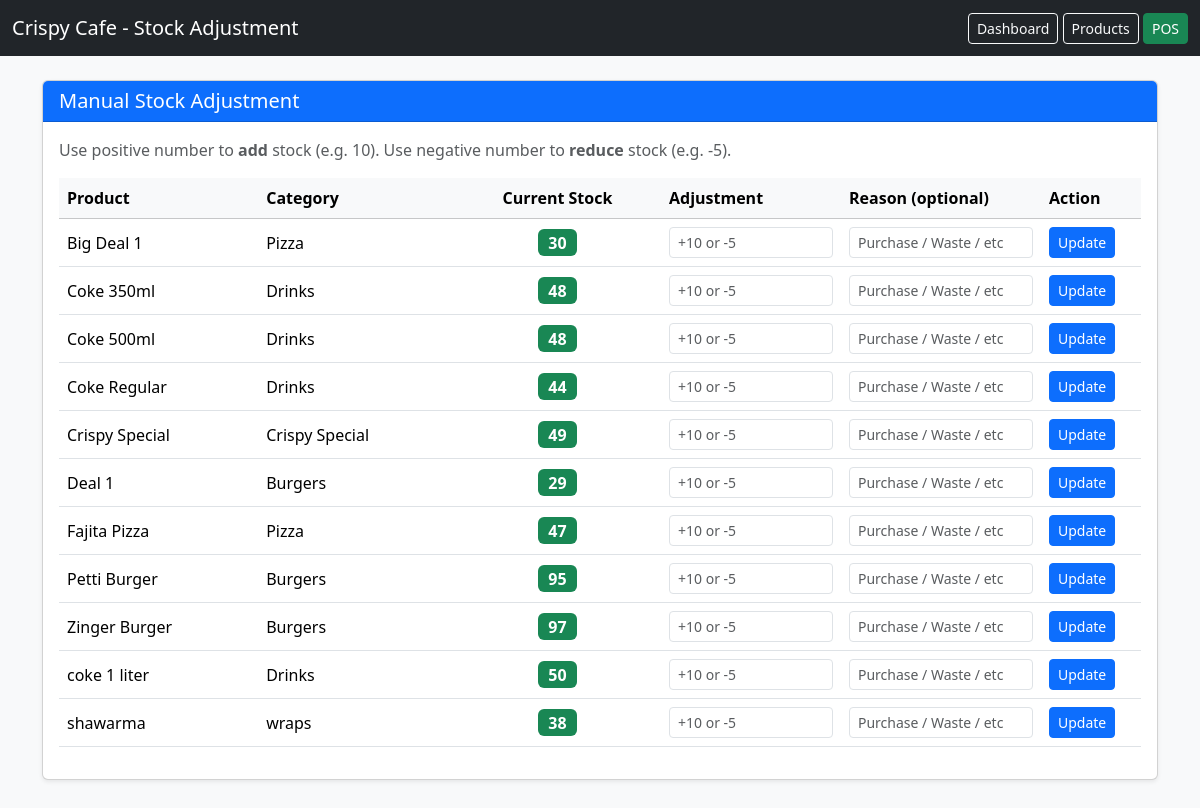
/stock-adjustment/ (signed in), run on the app's committed database.
### pos/models.py (models this page shows, shortened)
class Restaurant(models.Model):
    name = models.CharField(max_length=200)
    address = models.CharField(max_length=300, blank=True)
    phone = models.CharField(max_length=50, blank=True)
    logo = models.ImageField(upload_to='logos/', blank=True, null=True)
    primary_color = models.CharField(max_length=7, default='#0d6efd')   # Example: #0d6efd
    secondary_color = models.CharField(max_length=7, default='#198754')
    is_active = models.BooleanField(default=True)
    created_at = models.DateTimeField(auto_now_add=True)

class Product(models.Model):
    restaurant = models.ForeignKey(Restaurant, on_delete=models.CASCADE)
    name = models.CharField(max_length=200)
    category = models.ForeignKey(Category, on_delete=models.CASCADE)
    price = models.DecimalField(max_digits=10, decimal_places=2)
    stock = models.PositiveIntegerField(default=0)
    image = models.ImageField(upload_to='products/', blank=True, null=True)
    is_deal = models.BooleanField(default=False)          # ← New field
    is_active = models.BooleanField(default=True)

class Category(models.Model):
    restaurant = models.ForeignKey(Restaurant, on_delete=models.CASCADE)
    name = models.CharField(max_length=100)
    is_active = models.BooleanField(default=True)

### pos/views.py (the view, shortened to what this page needs)
# urls.py: path('stock-adjustment/', views.stock_adjustment, name='stock_adjustment'),
@login_required(login_url='login')
def stock_adjustment(request):
    restaurant = get_user_restaurant(request.user)
    if not restaurant:
        return render(request, 'pos/no_restaurant.html')
    products = Product.objects.filter(restaurant=restaurant, is_deal=False).order_by('name')
    context = {
        'restaurant': restaurant,
        'products': products,
    }
    return render(request, 'pos/stock_adjustment.html', context)

### pos/views.py (called while the page is built)
def get_user_restaurant(user):
    try:
        profile = UserProfile.objects.get(user=user)
        return profile.restaurant
    except UserProfile.DoesNotExist:
        return None

### pos/templates/pos/stock_adjustment.html (shortened to what this page needs)
<!DOCTYPE html>
<html lang="en">
<head>
    <link href="https://cdn.jsdelivr.net/npm/bootstrap@5.3.3/dist/css/bootstrap.min.css" rel="stylesheet">
</head>
<body class="bg-light">
<nav class="navbar navbar-dark bg-dark">
    <div class="container-fluid">
        <span class="navbar-brand">{{ restaurant.name }} - Stock Adjustment</span>
        <div>
            <a href="/" class="btn btn-outline-light btn-sm">Dashboard</a>
            <a href="/manage/products/" class="btn btn-outline-light btn-sm">Products</a>
            <a href="/pos/" class="btn btn-success btn-sm">POS</a>
        </div>
    </div>
</nav>
<div class="container mt-4 mb-5">
    <div class="card shadow-sm">
        <div class="card-header bg-primary text-white">
            <h5 class="mb-0">Manual Stock Adjustment</h5>
        </div>
        <div class="card-body">
            <p class="text-muted">Use positive number to <strong>add</strong> stock (e.g. 10). Use negative number to <strong>reduce</strong> stock (e.g. -5).</p>
            <div class="table-responsive">
                <table class="table table-hover align-middle">
                    <thead class="table-light">
                        <tr>
                            <th>Product</th>
                            <th>Category</th>
                            <th class="text-center">Current Stock</th>
                            <th width="180">Adjustment</th>
                            <th width="200">Reason (optional)</th>
                            <th width="100">Action</th>
                        </tr>
                    </thead>
                    <tbody>
                        {% for product in products %}
                        <tr>
                            <td class="fw-medium">{{ product.name }}</td>
                            <td>{{ product.category.name }}</td>
                            <td class="text-center">
                                <span class="badge {% if product.stock <= 10 %}bg-danger{% else %}bg-success{% endif %} fs-6">
                                    {{ product.stock }}
                                </span>
                            </td>
                            <td>
                                <form method="POST" class="d-flex gap-2">
                                    <input type="number" name="adjustment" class="form-control form-control-sm" placeholder="+10 or -5" required>
                            </td>
                            <td>
                                    <input type="text" name="reason" class="form-control form-control-sm" placeholder="Purchase / Waste / etc">
                            </td>
                            <td>
                                    <button type="submit" class="btn btn-sm btn-primary">Update</button>
                            </td>
                        </tr>
                        {% empty %}
                        <tr>
                            <td colspan="6" class="text-center text-muted py-4">No products found.</td>
                        </tr>
                        {% endfor %}
                    </tbody>
                </table>
            </div>
        </div>
    </div>
</div>
</body>
</html>

### data on the page
Restaurant: name "Crispy Cafe"
Product: name "Big Deal 1", category.name "Pizza", stock "30"
Product: name "Coke 350ml", category.name "Drinks", stock "48"
Product: name "Coke 500ml", category.name "Drinks", stock "48"
Product: name "Coke Regular", category.name "Drinks", stock "44"
Product: name "Crispy Special", category.name "Crispy Special", stock "49"
Product: name "Deal 1", category.name "Burgers", stock "29"
Product: name "Fajita Pizza", category.name "Pizza", stock "47"
Product: name "Petti Burger", category.name "Burgers", stock "95"
Product: name "Zinger Burger", category.name "Burgers", stock "97"
Product: name "coke 1 liter", category.name "Drinks", stock "50"
Product: name "shawarma", category.name "wraps", stock "38"
